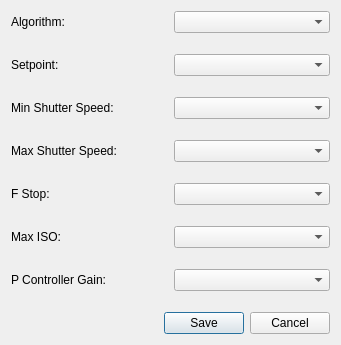
<?xml version="1.0" encoding="UTF-8"?>
<ui version="4.0">
 <class>AutoExposureSettings</class>
 <widget class="QDialog" name="AutoExposureSettings">
  <property name="windowModality">
   <enum>Qt::WindowModal</enum>
  </property>
  <property name="geometry">
   <rect>
    <x>0</x>
    <y>0</y>
    <width>341</width>
    <height>345</height>
   </rect>
  </property>
  <property name="windowTitle">
   <string>Auto Exposure Settings</string>
  </property>
  <property name="modal">
   <bool>true</bool>
  </property>
  <layout class="QGridLayout" name="gridLayout">
   <item row="7" column="0">
    <spacer name="verticalSpacer_4">
     <property name="orientation">
      <enum>Qt::Vertical</enum>
     </property>
     <property name="sizeHint" stdset="0">
      <size>
       <width>20</width>
       <height>40</height>
      </size>
     </property>
    </spacer>
   </item>
   <item row="3" column="0">
    <spacer name="verticalSpacer_2">
     <property name="orientation">
      <enum>Qt::Vertical</enum>
     </property>
     <property name="sizeHint" stdset="0">
      <size>
       <width>20</width>
       <height>40</height>
      </size>
     </property>
    </spacer>
   </item>
   <item row="5" column="0">
    <spacer name="verticalSpacer_3">
     <property name="orientation">
      <enum>Qt::Vertical</enum>
     </property>
     <property name="sizeHint" stdset="0">
      <size>
       <width>20</width>
       <height>40</height>
      </size>
     </property>
    </spacer>
   </item>
   <item row="1" column="0">
    <spacer name="verticalSpacer">
     <property name="orientation">
      <enum>Qt::Vertical</enum>
     </property>
     <property name="sizeHint" stdset="0">
      <size>
       <width>20</width>
       <height>40</height>
      </size>
     </property>
    </spacer>
   </item>
   <item row="9" column="0">
    <spacer name="verticalSpacer_5">
     <property name="orientation">
      <enum>Qt::Vertical</enum>
     </property>
     <property name="sizeHint" stdset="0">
      <size>
       <width>20</width>
       <height>40</height>
      </size>
     </property>
    </spacer>
   </item>
   <item row="11" column="0">
    <spacer name="verticalSpacer_6">
     <property name="orientation">
      <enum>Qt::Vertical</enum>
     </property>
     <property name="sizeHint" stdset="0">
      <size>
       <width>20</width>
       <height>40</height>
      </size>
     </property>
    </spacer>
   </item>
   <item row="8" column="0">
    <layout class="QHBoxLayout" name="horizontalLayout_6">
     <item>
      <widget class="QLabel" name="label_5">
       <property name="text">
        <string>F Stop:</string>
       </property>
      </widget>
     </item>
     <item>
      <widget class="QComboBox" name="AutoFStop"/>
     </item>
    </layout>
   </item>
   <item row="6" column="0">
    <layout class="QHBoxLayout" name="horizontalLayout_5">
     <item>
      <widget class="QLabel" name="label_4">
       <property name="text">
        <string>Max Shutter Speed:</string>
       </property>
      </widget>
     </item>
     <item>
      <widget class="QComboBox" name="AutoMaxShutter"/>
     </item>
    </layout>
   </item>
   <item row="4" column="0">
    <layout class="QHBoxLayout" name="horizontalLayout_4">
     <item>
      <widget class="QLabel" name="label_3">
       <property name="text">
        <string>Min Shutter Speed:</string>
       </property>
      </widget>
     </item>
     <item>
      <widget class="QComboBox" name="AutoMinShutter"/>
     </item>
    </layout>
   </item>
   <item row="14" column="0">
    <layout class="QHBoxLayout" name="horizontalLayout">
     <item>
      <spacer name="horizontalSpacer">
       <property name="orientation">
        <enum>Qt::Horizontal</enum>
       </property>
       <property name="sizeHint" stdset="0">
        <size>
         <width>40</width>
         <height>20</height>
        </size>
       </property>
      </spacer>
     </item>
     <item>
      <widget class="QPushButton" name="ModalSaveButton">
       <property name="text">
        <string>Save</string>
       </property>
      </widget>
     </item>
     <item>
      <widget class="QPushButton" name="ModalCancelButton">
       <property name="text">
        <string>Cancel</string>
       </property>
      </widget>
     </item>
    </layout>
   </item>
   <item row="0" column="0">
    <layout class="QHBoxLayout" name="horizontalLayout_2">
     <item>
      <widget class="QLabel" name="label">
       <property name="text">
        <string>Algorithm:</string>
       </property>
      </widget>
     </item>
     <item>
      <widget class="QComboBox" name="AutoAlgorithm"/>
     </item>
    </layout>
   </item>
   <item row="2" column="0">
    <layout class="QHBoxLayout" name="horizontalLayout_3">
     <item>
      <widget class="QLabel" name="label_2">
       <property name="text">
        <string>Setpoint:</string>
       </property>
      </widget>
     </item>
     <item>
      <widget class="QComboBox" name="AutoSetpoint"/>
     </item>
    </layout>
   </item>
   <item row="12" column="0">
    <layout class="QHBoxLayout" name="horizontalLayout_8">
     <item>
      <widget class="QLabel" name="label_7">
       <property name="text">
        <string>P Controller Gain:</string>
       </property>
      </widget>
     </item>
     <item>
      <widget class="QComboBox" name="AutoGain"/>
     </item>
    </layout>
   </item>
   <item row="10" column="0">
    <layout class="QHBoxLayout" name="horizontalLayout_7">
     <item>
      <widget class="QLabel" name="label_6">
       <property name="text">
        <string>Max ISO:</string>
       </property>
      </widget>
     </item>
     <item>
      <widget class="QComboBox" name="AutoMaxISO"/>
     </item>
    </layout>
   </item>
   <item row="13" column="0">
    <spacer name="verticalSpacer_7">
     <property name="orientation">
      <enum>Qt::Vertical</enum>
     </property>
     <property name="sizeHint" stdset="0">
      <size>
       <width>20</width>
       <height>40</height>
      </size>
     </property>
    </spacer>
   </item>
  </layout>
 </widget>
 <resources/>
 <connections/>
</ui>
